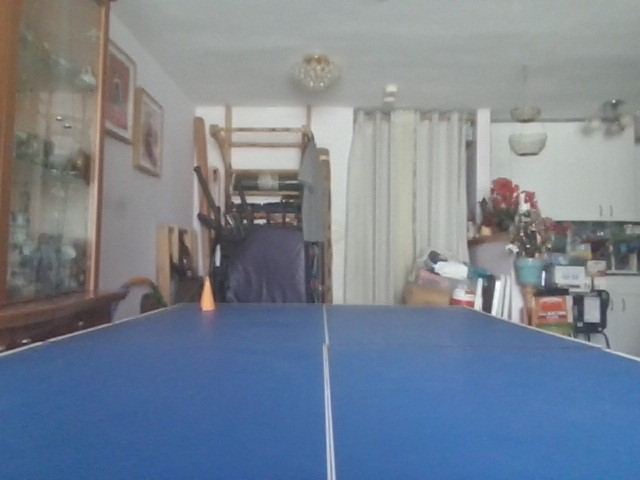
#> input picture 1.jpg, 640 x 480 px
$ python -i 'drive to cone.py'   (imports and definitions only)
#> lines starting #> are read from the running program, lines starting #| are printed output that depends on the picture; after the words box and inside, x2 and y2 are one past the last pixel; in counts of white or black regions, pixels touching at a corner belong together
#> further down, picture is the input picture: shape (480, 640, 3); mean B, G, R 145.4, 131.2, 120.7
import cv2
import numpy as np
import serial
import time
import math

CAMERA_INDEX  = 0
BAUD_RATE     = 115200
MICROBIT_PORT = "COM5"

FORWARD_SPEED = 0.22     # m/s
TURN_SPEED_R  = 80       # deg/s
TURN_SPEED_L  = 68      # deg/s
STOP_DISTANCE = 0.005     # stopping distance from cone in meters
MIN_CONE_AREA = 50       # minimum area segmented to detect cone

# Homography matrix
H = np.array([
    [ 3.07253378e-05,  8.27601866e-04, -6.51989643e-01],
    [-8.62209974e-04,  8.05998627e-05,  2.57592498e-01],
    [ 6.35221706e-05, -3.88238975e-03,  1.00000000e+00]
], dtype=np.float64)

def segment_orange_cone(image_bgr, min_area=MIN_CONE_AREA):
#> called with min_area = 50
    hsv = cv2.cvtColor(image_bgr, cv2.COLOR_BGR2HSV)
#> hsv: shape (480, 640, 3); mean H, S, V 75.3, 59.7, 151.2

    lower1 = np.array([0,  70, 170], dtype=np.uint8)
    upper1 = np.array([35, 255, 255], dtype=np.uint8)
    lower2 = np.array([35,  90, 190], dtype=np.uint8)
    upper2 = np.array([50, 255, 255], dtype=np.uint8)

    mask = cv2.bitwise_or(
        cv2.inRange(hsv, lower1, upper1),
        cv2.inRange(hsv, lower2, upper2)
    )
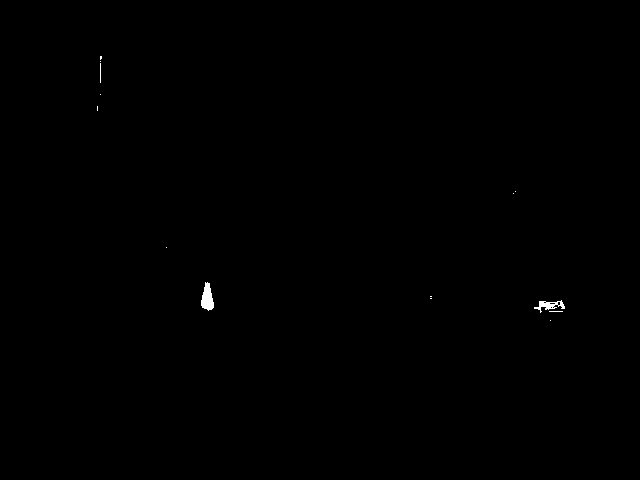
#> mask: shape (480, 640); 0.15% white; 14 white regions (11 under 20 px), largest, box (x1, y1, x2, y2) and area: (201, 282, 214, 311) 249, (534, 300, 565, 313) 165, (100, 63, 101, 83) 20

    kernel = np.ones((5, 5), np.uint8)
    mask = cv2.morphologyEx(mask, cv2.MORPH_OPEN,  kernel)
#> mask: shape (480, 640); 0.1% white; 3 white regions, box (x1, y1, x2, y2) and area: (201, 283, 214, 310) 246, (539, 301, 544, 307) 30, (546, 304, 551, 309) 25
    mask = cv2.morphologyEx(mask, cv2.MORPH_CLOSE, kernel)
#> mask: shape (480, 640); 0.1% white; 2 white regions

    contours, _ = cv2.findContours(mask, cv2.RETR_EXTERNAL, cv2.CHAIN_APPROX_SIMPLE)
#> contours = 2 contours; box (x1, y1, x2, y2) and area: (201, 283, 214, 310) 214, (539, 301, 551, 309) 43
    if not contours:
        return None

    best = max(contours, key=cv2.contourArea)
#> best = contour of 27 points, box (x1, y1, x2, y2) (201, 283, 214, 310), area 214
    if cv2.contourArea(best) < min_area:
        return None

    return cv2.boundingRect(best)

# [135 lines left out: functions uv_to_xy, send_command, compute_commands, main, not called in this run]

# [2 lines not run here, left out]

>>> import cv2
>>> picture = cv2.imread('1.jpg')
>>> result = segment_orange_cone(picture)
#> result = (201, 283, 13, 27)
